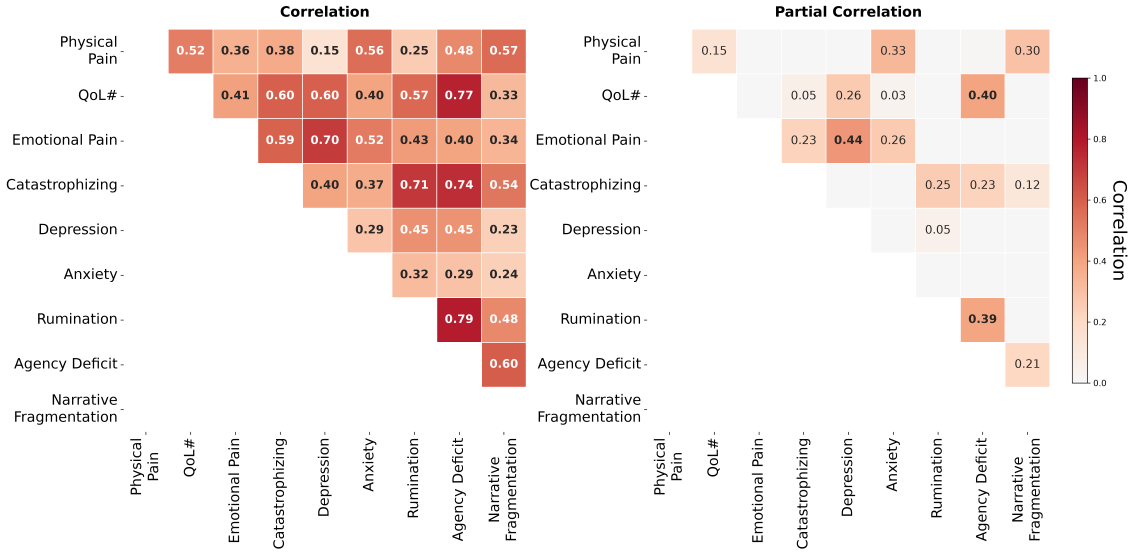
#> input picture Figures/efig2ab_glasso_correlations_mdd.png, 5667 x 2777 px (shown at 1/5 size)
$ python efig2_join_panels_mdd.py
#> lines starting #> are read from the running program, lines starting #| are printed output that depends on the picture
### Code/analysis/join_panels.py
"""Combine panels A/B and C into one vertically-stacked figure with
panel letter labels, matching the paper's Fig. 4 / eFigure 2 layout.
"""
from pathlib import Path

from PIL import Image, ImageDraw, ImageFont

FONT_PATH = "/System/Library/Fonts/Supplemental/Arial Bold.ttf"
LABEL_FONTSIZE = 120
GAP = 20
LABEL_Y_OFFSET = 20


def join_ab_c(img_ab_path, img_c_path, output_path, label_fontsize: int = LABEL_FONTSIZE, gap: int = GAP):
    """Stack the A/B panel image above the C panel image, centering C and
    adding "A"/"B"/"C" labels. C is scaled to fit the A/B panel's width."""
#> called with label_fontsize = 120, gap = 20
    img_ab = Image.open(img_ab_path)
#> img_ab is the input picture: PIL image 5667x2777 RGBA; mean R, G, B, A 245.3, 233.1, 229.7, 255
    img_c = Image.open(img_c_path)
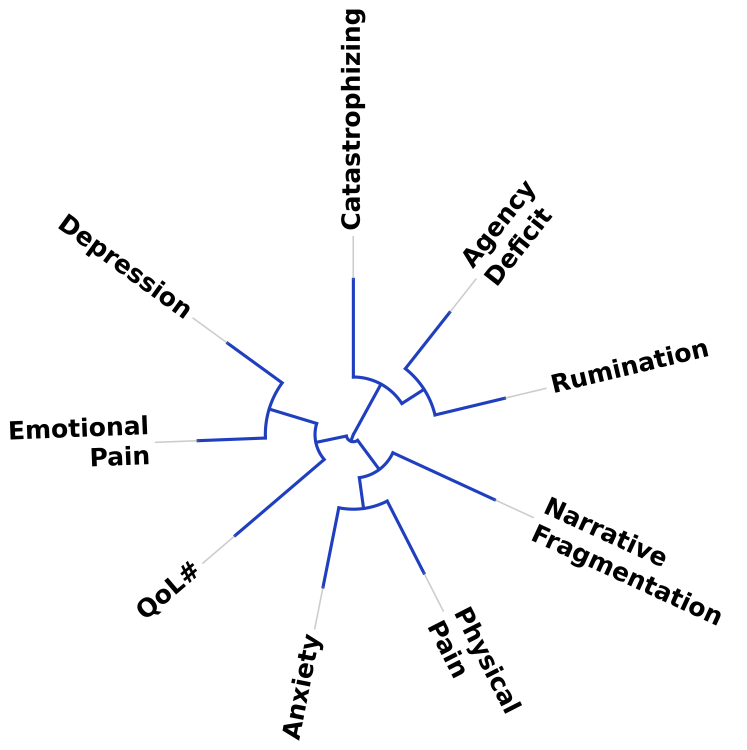
#> input picture Figures/efig2c_circular_dendrogram_mdd.png, 2987 x 2998 px (shown at 1/4 size)
#> img_c is the input picture: PIL image 2987x2998 RGBA; mean R, G, B, A 247, 247.3, 248.2, 255
    font = ImageFont.truetype(FONT_PATH, label_fontsize)

    target_width = img_ab.width
#> target_width = 5667
    c_scale = min(target_width * 0.95 / img_c.width, 3)
#> c_scale = 1.8
    new_c_width = int(img_c.width * c_scale)
#> new_c_width = 5383
    new_c_height = int(img_c.height * c_scale)
#> new_c_height = 5403
    img_c_resized = img_c.resize((new_c_width, new_c_height), Image.LANCZOS)
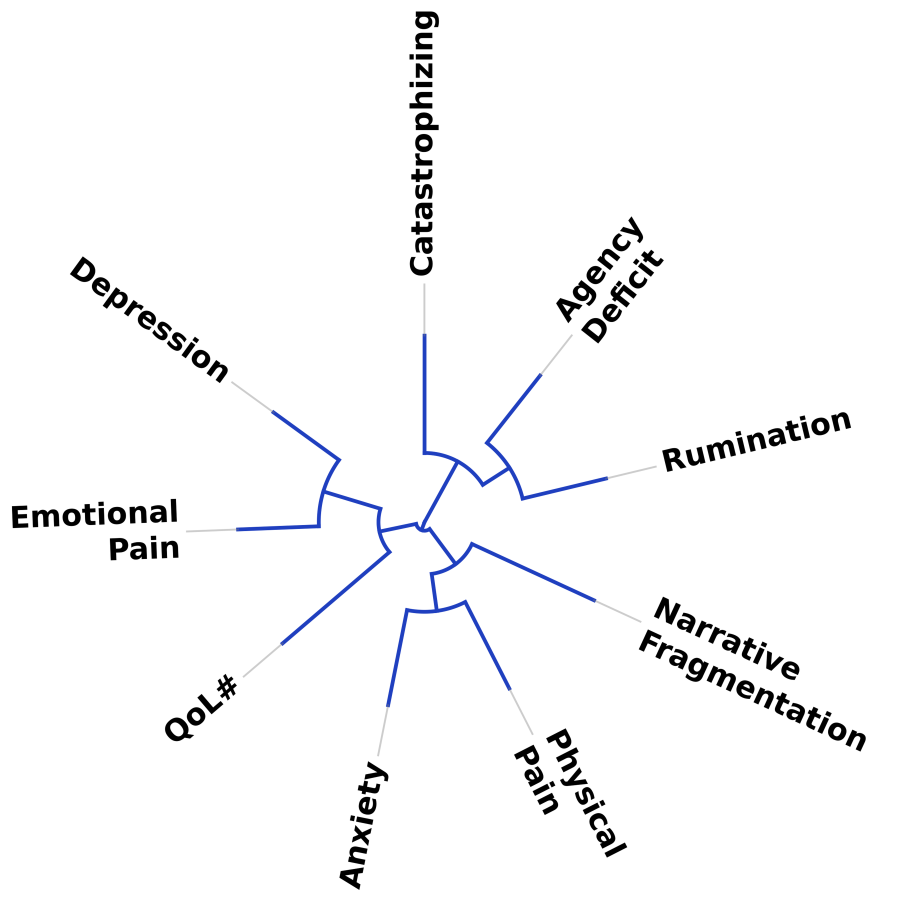
#> img_c_resized: PIL image 5383x5403 RGBA (shown at 1/6 size); mean R, G, B, A 247, 247.2, 248.2, 255

    label_height = label_fontsize + 15
    total_height = label_height + img_ab.height + gap + label_height + new_c_height
#> total_height = 8470
    canvas = Image.new("RGB", (target_width, total_height), "white")
#> canvas: PIL image 5667x8470 RGB; every value is 255
    draw = ImageDraw.Draw(canvas)

    draw.text((15, LABEL_Y_OFFSET), "A", fill="black", font=font)
    b_x = target_width // 2 + 30
#> b_x = 2863
    draw.text((b_x, LABEL_Y_OFFSET), "B", fill="black", font=font)
    canvas.paste(img_ab, (0, label_height))
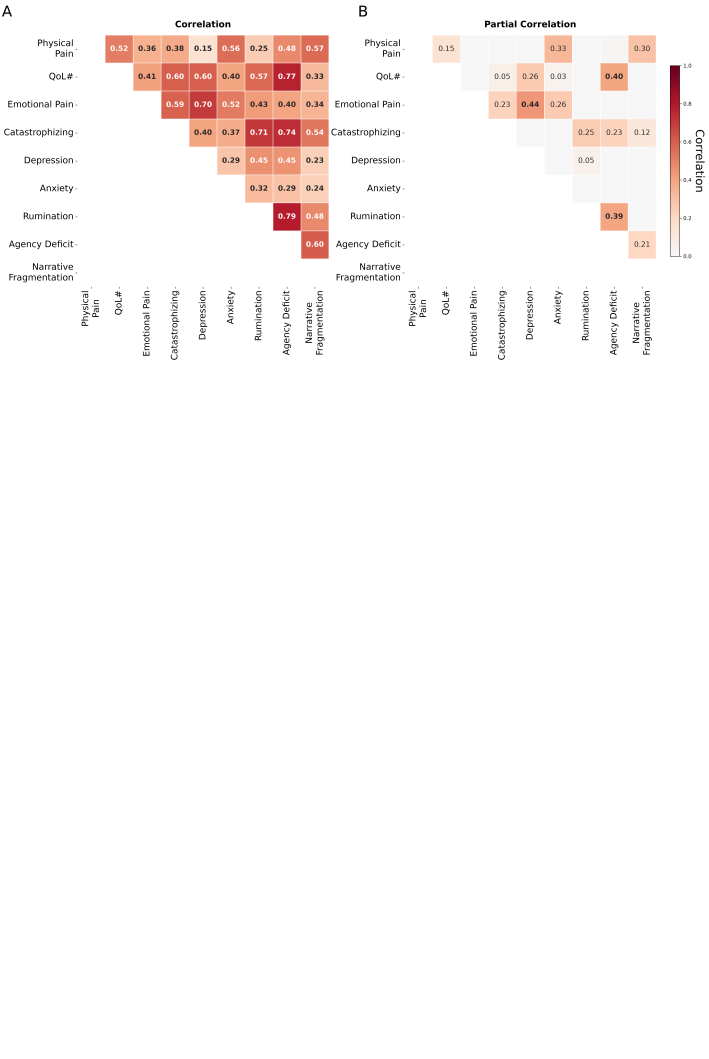
#> canvas: PIL image 5667x8470 RGB (shown at 1/8 size); mean R, G, B 251.8, 247.8, 246.7

    c_label_y = label_height + img_ab.height + gap
#> c_label_y = 2932
    draw.text((15, c_label_y + LABEL_Y_OFFSET), "C", fill="black", font=font)
    c_x = (target_width - new_c_width) // 2
#> c_x = 142
    canvas.paste(img_c_resized, (c_x, c_label_y + label_height))
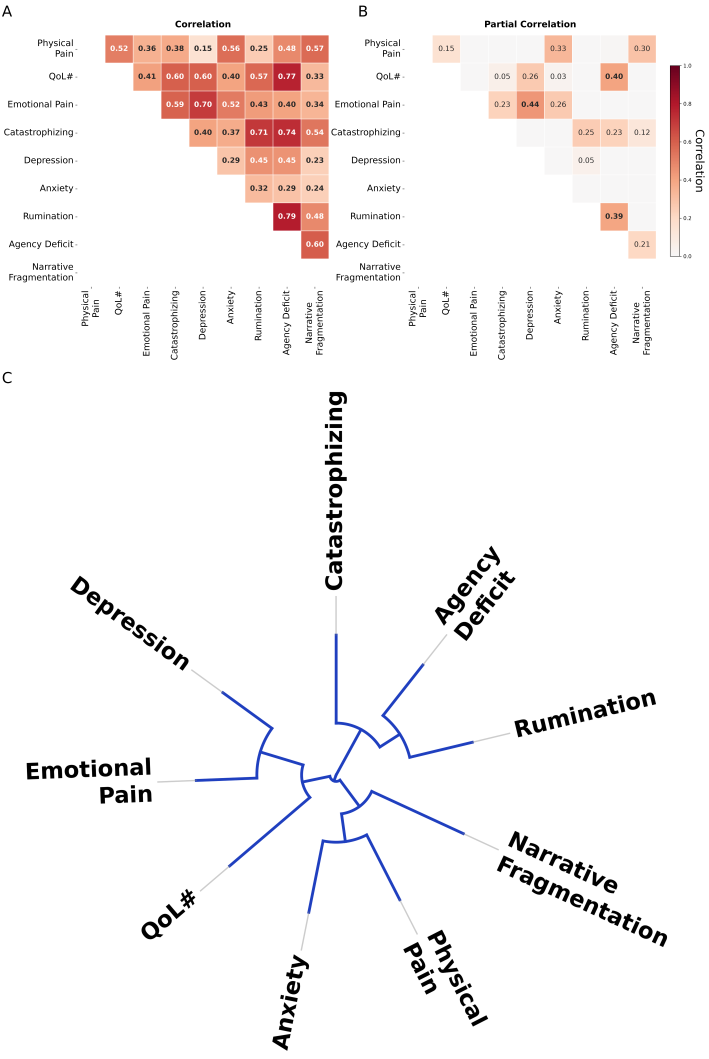
#> canvas: PIL image 5667x8470 RGB (shown at 1/8 size); mean R, G, B 246.9, 243.1, 242.6

    output_path = Path(output_path)
    output_path.parent.mkdir(parents=True, exist_ok=True)
    canvas.save(output_path, dpi=(300, 300))
    return canvas

### Code/analysis/efig2_join_panels_mdd.py
"""Combine eFigure 2 panels A/B and C into the final composite figure
(MDD). Panel C here is black/white — the published figure's colored
"Emotional"/"Cognitive" sectors were added manually afterward; run
this first, then color panel C, then rerun to composite the colored
version if needed.
"""
import sys
from pathlib import Path

sys.path.insert(0, str(Path(__file__).resolve().parent))
from join_panels import join_ab_c

sys.path.insert(0, str(Path(__file__).resolve().parents[1]))
from config import FIGURES_DIR


def make_figure():
    output_path = FIGURES_DIR / "efig2_combined_mdd.png"
    join_ab_c(
        FIGURES_DIR / "efig2ab_glasso_correlations_mdd.png",
        FIGURES_DIR / "efig2c_circular_dendrogram_mdd.png",
        output_path,
    )
    print(f"Saved -> {output_path}")


if __name__ == "__main__":
    make_figure()
